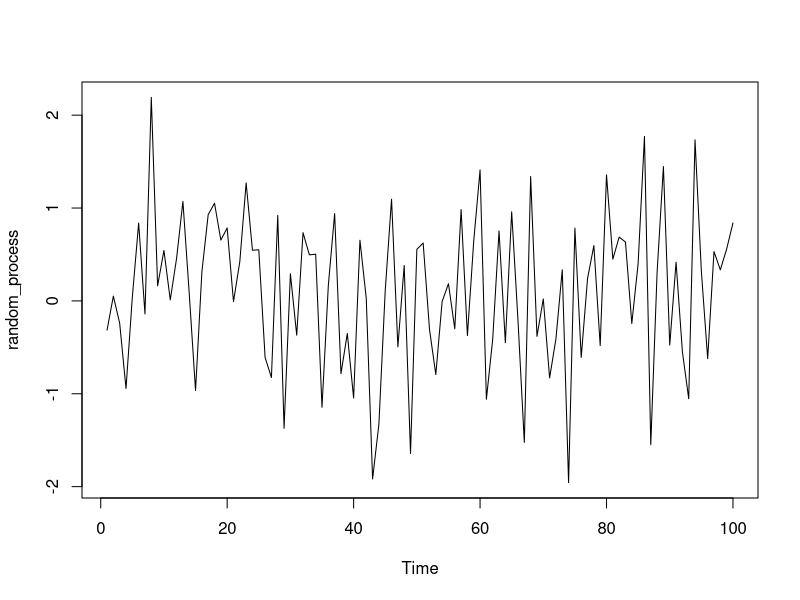
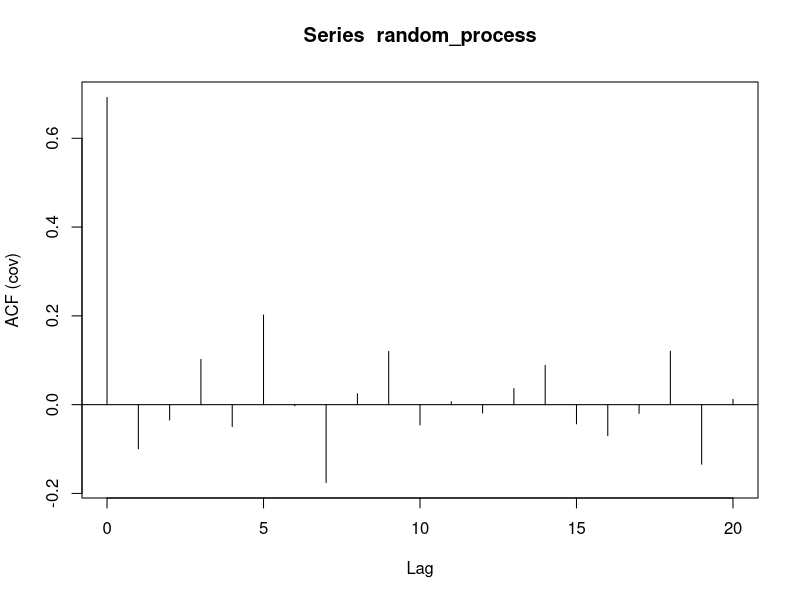
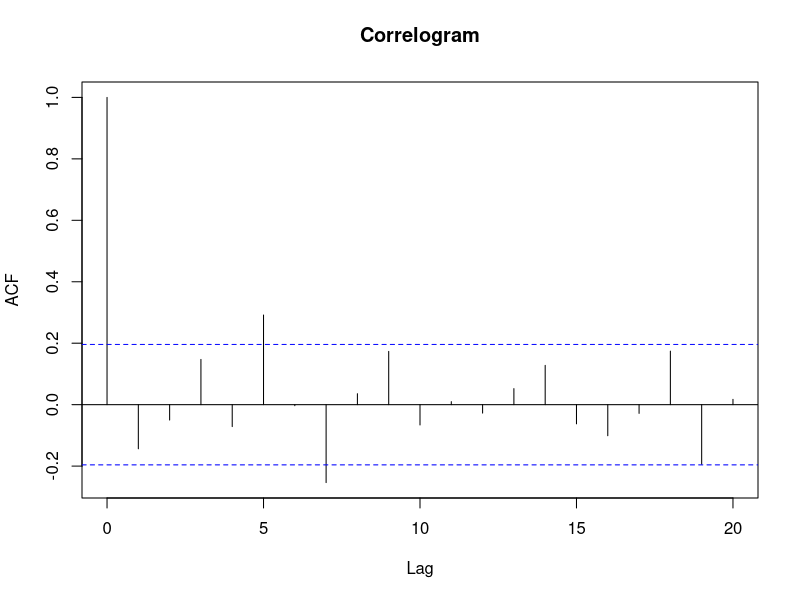

Reproduce these figures in R, in order.
## ---- chunk 1
random_process = ts(rnorm(100))
## ---- chunk 2
plot(random_process)
## ---- chunk 3
(acf(random_process, type='covariance'))
## ---- chunk 4
(acf(random_process, main='Correlogram'))
